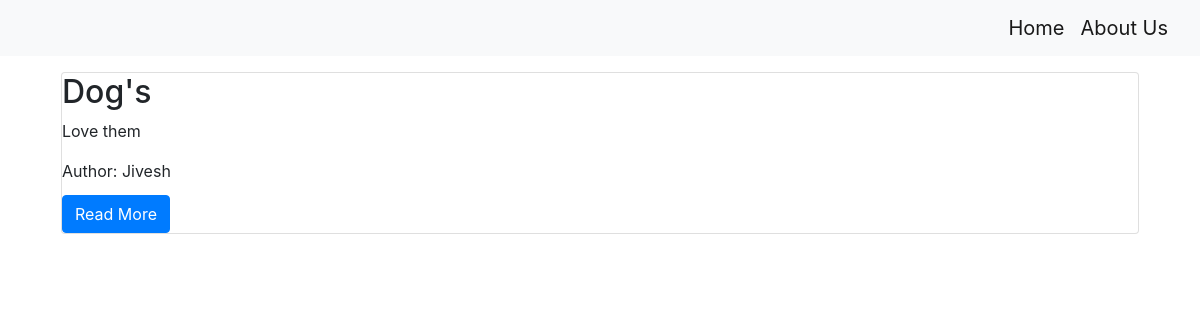
Before: / with the older database file.
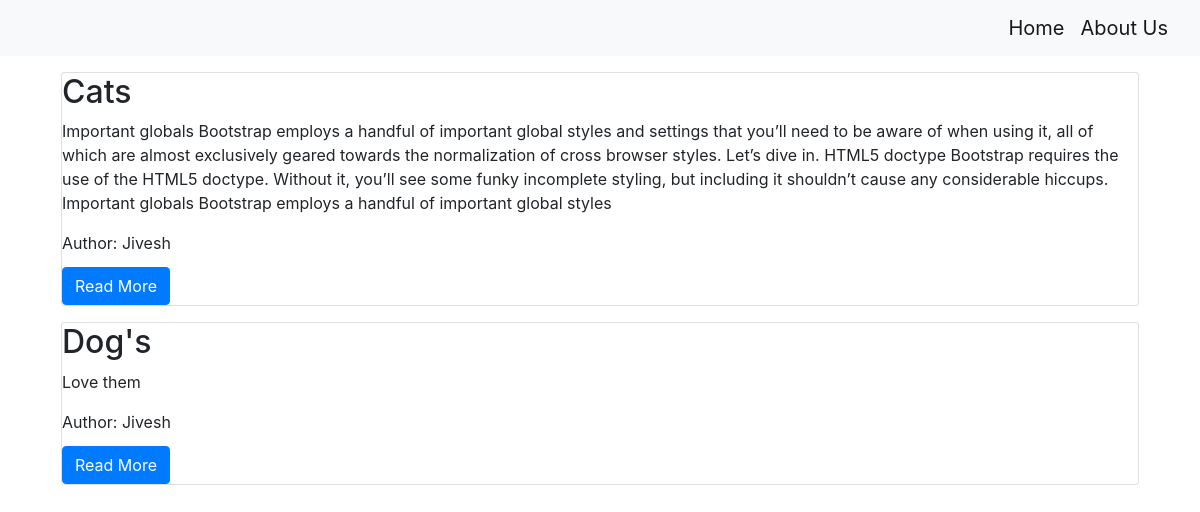
After: the same page with the newer database file.
### blog/models.py (models this page shows, shortened)
class Post(models.Model):
    title = models.CharField(max_length=200)
    content = models.TextField()
    date_created = models.DateTimeField(auto_now_add=True)
    slug = models.SlugField(max_length=200, unique=True)
    author = models.ForeignKey(to=User, on_delete= models.CASCADE)
    status = models.IntegerField(choices=status, default=0)

### blog/views.py (the view)
class PostList(generic.ListView):
    queryset = Post.objects.filter(status=1).order_by('-date_created')
    template_name = 'index.html'

### templates/index.html
{% extends 'base.html' %}
{% block content %}
    <div class="container">
    {% for post in post_list %}
    <div class="card m-3">
        <div class="class-body">
            <div class="card-title"><h2>{{post.title}}</h2>
            <p class="card-text">{{post.content | slice:'500'}}</p>
            <p class="card-text">Author: {{post.author | title }}</p>
            </div>
        <a class="btn btn-primary" href="{% url 'blog_view' post.slug %}"> Read More</a>
    </div>
</div>
    {% endfor %}
</div>
{% endblock content %}

### templates/base.html (shortened to what this page needs)
<!DOCTYPE html>
<html lang="en">
<head>
    <link rel="stylesheet" href="https://stackpath.bootstrapcdn.com/bootstrap/4.4.1/css/bootstrap.min.css">
</head>
<body>
        <nav class="navbar navbar-expand-lg navbar-light bg-light shaow" id="mainNav">
        <div class="collapse navbar-collapse" id="navbarResponsive">
            <ul class="navbar-nav ml-auto">
                <li class="nav-item">
                    <a class="navbar-brand" href="{% url 'home' %}">Home</a>
                    <li><a class="navbar-brand" href="{% url 'about_view' %}">About Us</a></li>
                </li>
            </ul>
        </div>
        </nav>
{% block content %}
{% endblock content %}
</body>
</html>

Changed rows visible on the page:
added Post: title "Cats", content "Important globals Bootstrap employs a handful of important global styles and settings that you’ll need to be aware of when using it, all of which are almost exclusively geared towards the normalization of cross browser styles. Let’s dive in. HTML5 doctype Bootstrap requires the use of the HTML5 doctype. Without it, you’ll see some funky incomplete styling, but including it shouldn’t cause any considerable hiccups. Important globals Bootstrap employs a handful of important global styles", author "Jivesh"
